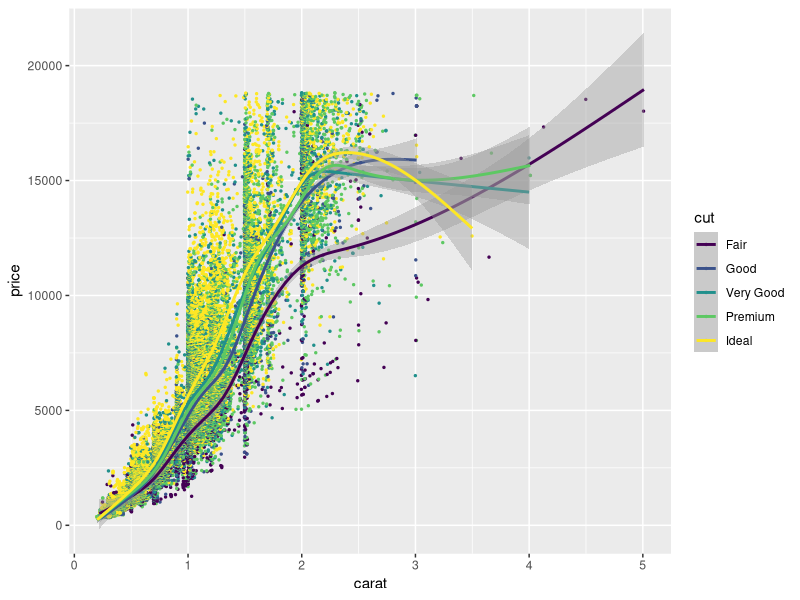
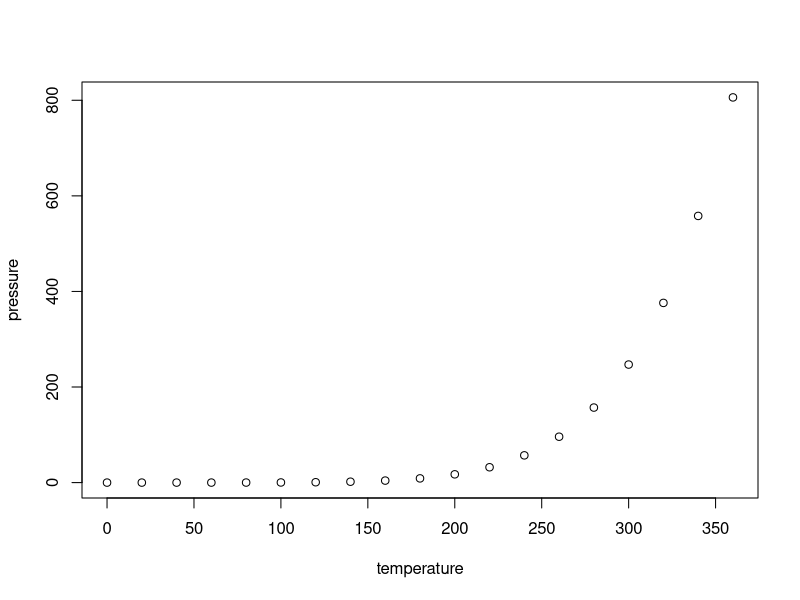

Write the R code that produced these figures, in order.
## ---- chunk 1
knitr::opts_chunk$set(echo = TRUE)
library(ggplot2)
## ---- chunk 2
summary(diamonds)

ggplot(data = diamonds, mapping = aes(x = carat, y = price, colour = cut)) +
  geom_point(size = 0.5, position = "jitter") +
  geom_smooth()

## ---- chunk 3
plot(pressure)
